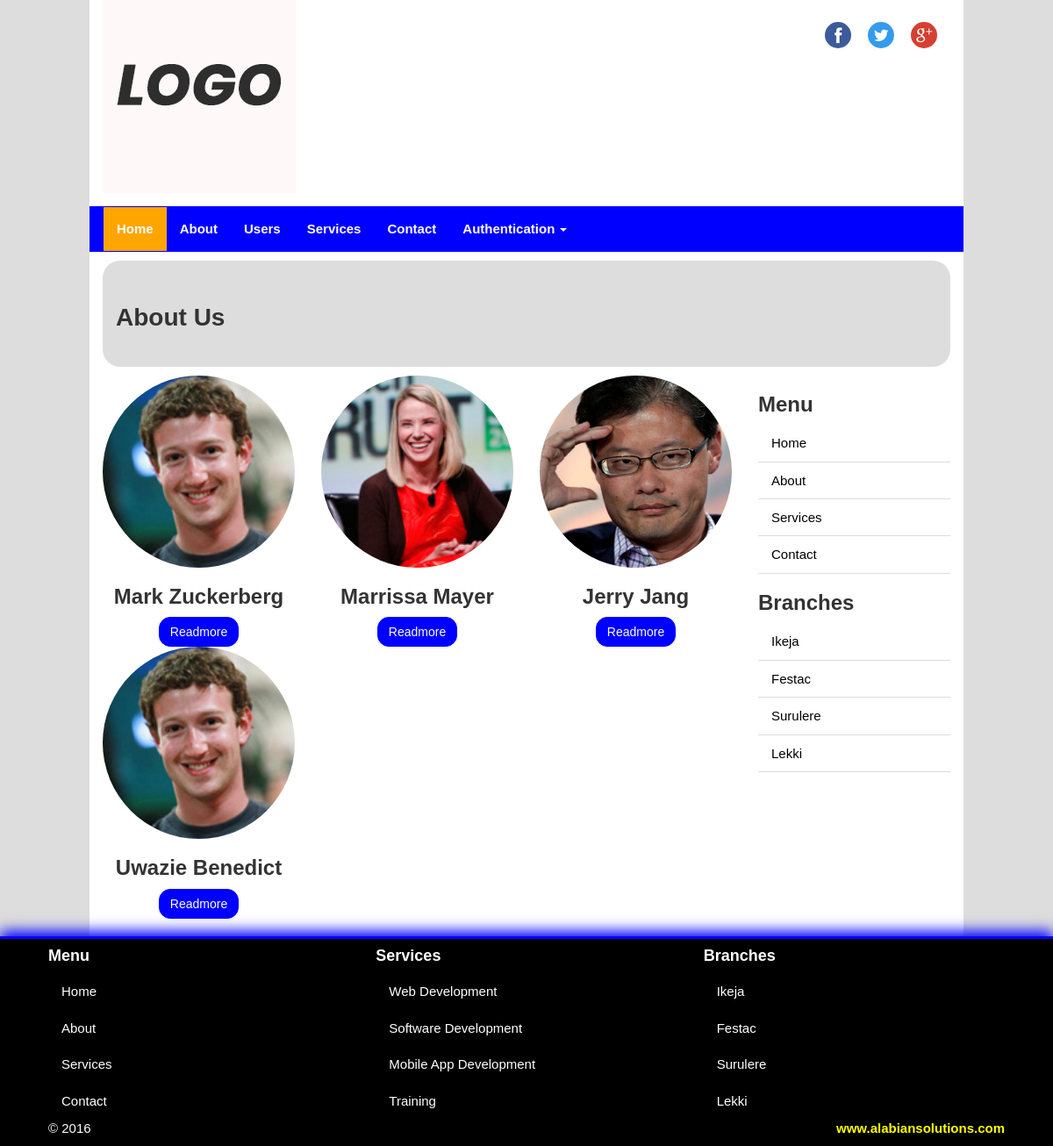
Page /revision/ on the committed database.
### revision_app/models.py (models this page shows, shortened)
class About(models.Model):
	name = models.CharField(max_length=100)
	about_img = models.ImageField(verbose_name='About Image', blank=True, null=True)
	about_desc = models.TextField(verbose_name='About Description')

### revision_app/views.py (the view)
# urls.py: path('', views.about, name='about'),
def about(request):
	list_abt = About.objects.all()
	return render(request, 'front_end/about.html', {'abt_list':list_abt})

### templates/front_end/about.html (shortened to what this page needs)
{% extends 'front_end/base.html' %}
{% load static %}
{% block content %}
<section id="sectionTitle">
   <div class="pageTitle">
     <h1>About Us</h1>
   </div>
</section>
<section id="content">
 <div class="row">
   <div class="col-sm-9 text-center" id="mainContent">
     <div class="row">
        {% if abt_list %}
            {% for abt in abt_list %}
              <div class="col-sm-4">
                <a href="about_detail_page/{{ abt.id }}">
                    <img src="{{ abt.about_img.url }}" class="img-circle">
                </a>
                <h2>{{ abt.name }}</h2>
                <a href="about_detail_page/{{ abt.id }}" class="btn btn-primary">Readmore</a>
              </div>
            {% endfor %}
        {% else %}
        <p>No content</p>
        {% endif %}
     </div>
   </div>
  {% include 'front_end/sidebar.html' %}
 </div>
</section>
{% endblock %}

### templates/front_end/base.html (shortened to what this page needs)
{% load static %}
<!DOCTYPE html>
<html lang="en">
  <head>
    <link href="{% static 'front_end/css/bootstrap.min.css' %}" rel="stylesheet">
    <link href="{% static 'front_end/css/font-awesome.min.css' %}" rel="stylesheet">
    <link href="{% static 'front_end/css/style.css' %}" rel="stylesheet">
  </head>
  <body>
    <div class="container">
      <header id="siteLogo">
        <div class="row">
          <div class="col-sm-3">
            <a href="index.html">
              <img src="{% static 'front_end/images/logo.png' %}">
            </a>
          </div>
          <div class="col-sm-9">
            <span class="social-logo pull-right">
              <a href="#">
                <img src="{% static 'front_end/images/fb.png' %}" class="img-circle">
              </a>
              <a href="#">
                <img src="{% static 'front_end/images/tw.png' %}" class="img-circle">
              </a>
              <a href="#">
                <img src="{% static 'front_end/images/gp.png' %}" class="img-circle">
              </a>
            </span>
          </div>
        </div>
      </header>
      <section id="siteMenu">
        <div class="row">
          <nav class="navbar navbar-inverse">
            <div class="collapse navbar-collapse" id="mainNav">
              <ul class="nav navbar-nav">
                <li class="active"><a href="{% url 'index' %}">Home</a></li>
                <li><a href="{% url 'revision_app:about' %}">About</a></li>
                <li><a href="{% url 'revision_app:users' %}">Users</a></li>
                <li><a href="{% url 'revision_app:service' %}">Services</a></li>
                <li><a href="contact.html">Contact</a></li>
                <li class="dropdown">
                  <a href="#" data-toggle="dropdown">Authentication <span class='caret'></span></a>
                </li>
              </ul>
            </div>
          </nav>
        </div>
      </section>
     {% block content %}
     {% endblock %}
    </div>
    <footer class="container-fluid" id="siteFooter">
      <div class="row">
        <div class="col-sm-4">
          <h4>Menu</h4>
          <ul class="nav">
            <li><a href="#">Home</a></li>
            <li><a href="#">About</a></li>
            <li><a href="#">Services</a></li>
            <li><a href="#">Contact</a></li>
          </ul>
        </div>
        <div class="col-sm-4">
          <h4>Services</h4>
          <ul class="nav">
            <li><a href="#">Web Development</a></li>
            <li><a href="#">Software Development</a></li>
            <li><a href="#">Mobile App Development</a></li>
            <li><a href="#">Training</a></li>
          </ul>
        </div>
        <div class="col-sm-4">
          <h4>Branches</h4>
          <ul class="nav">
            <li><a href="#">Ikeja</a></li>
            <li><a href="#">Festac</a></li>
            <li><a href="#">Surulere</a></li>
            <li><a href="#">Lekki</a></li>
          </ul>
        </div>
      </div>
      <div class="row">
        <div class="col-md-3">
          <p>&copy; 2016</p>
        </div>
        <div class="col-md-9">
          <p class="copy pull-right">
            <a href="#" target="_blank">www.alabiansolutions.com</a>
          </p>
        </div>
      </div>
    </footer>
  </body>
</html>

### templates/front_end/sidebar.html
 <aside class="col-sm-3" id="sideBar">
     <div class="widget">
       <h3>Menu</h3>
       <ul class="nav">
         <li><a href="#">Home</a></li>
         <li><a href="#">About</a></li>
         <li><a href="#">Services</a></li>
         <li><a href="#">Contact</a></li>
       </ul>
     </div>
     <div class="widget">
       <h3>Branches</h3>
       <ul class="nav">
         <li><a href="#">Ikeja</a></li>
         <li><a href="#">Festac</a></li>
         <li><a href="#">Surulere</a></li>
         <li><a href="#">Lekki</a></li>
       </ul>
     </div>
   </aside>

### static/front_end/css/style.css (style rules this page uses)
body { font-family: arial, verdana, sans-serif; font-size:15px; background-color:#ddd; }
h1, h2, h3, h4, h5, h6 { font-weight: bold; }
h1 { font-size:28px; }
.container { width:83%; background-color:#fff; padding-bottom: 20px; }
.social-logo { margin-top: 25px; display: inline-block; }
.social-logo a { display: inline-block; margin-right: 15px; }
#siteMenu .navbar { margin-top: 15px; margin-bottom: 0; border-radius:0; background-color:blue; border-color:blue; }
#mainNav .navbar-nav .active a { background-color:orange; }
#mainNav .navbar-nav a { color:#fff; font-weight: bold; }
.btn-primary { background-color:blue; border-color:blue; border-radius:13px; }
#sectionTitle { background-color:#ddd; padding:30px 15px; margin: 10px 0; border-radius:20px; }
#mainContent img { width:100%; height:auto; }
#mainContent h2 { font-size:24px; }
.widget .nav li { border-bottom: 1px solid #ddd; }
.widget .nav li a { color:#000; }
#siteFooter { background-color:#000; color:#fff; border-top:3px solid blue; box-shadow:0 -6px 15px blue; }
#siteFooter .row { padding:0 40px; }
#siteFooter .nav li a { color:#fff; }
.copy a { color:yellow; font-weight: bold; }

### rows in the picture
About: about_img (picture), name "Mark Zuckerberg"
About: about_img (picture), name "Marrissa Mayer"
About: about_img (picture), name "Jerry Jang"
About: about_img (picture), name "Uwazie Benedict"
